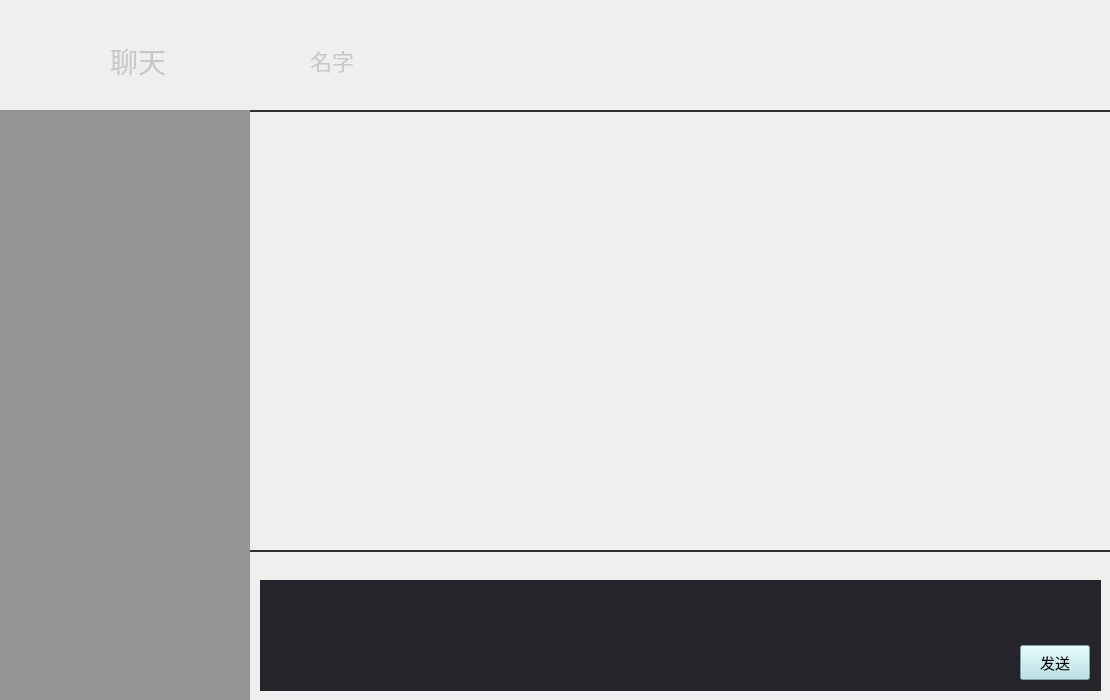
<?xml version="1.0" encoding="UTF-8"?>
<ui version="4.0">
 <class>chatWidget</class>
 <widget class="QWidget" name="chatWidget">
  <property name="geometry">
   <rect>
    <x>0</x>
    <y>0</y>
    <width>1110</width>
    <height>700</height>
   </rect>
  </property>
  <property name="windowTitle">
   <string>Form</string>
  </property>
  <property name="styleSheet">
   <string notr="true">#nameText, #userName
{
	font-size:28px;
	color: rgba(200, 200, 200, 1);
}
#userName
{
	font-size:22px;
}
#infoText
{
	font-size:15px;
	color: rgba(200, 200, 200, 1);
}</string>
  </property>
  <widget class="QWidget" name="mainWidget" native="true">
   <property name="geometry">
    <rect>
     <x>0</x>
     <y>0</y>
     <width>1110</width>
     <height>700</height>
    </rect>
   </property>
   <property name="styleSheet">
    <string notr="true">QLabel
{
	background-color:rgba(0,0,0,0);
}
#sendButton
{
	background-color: rgb(176, 224, 230);
	font-size:15px;
}</string>
   </property>
   <widget class="QWidget" name="infoWidget" native="true">
    <property name="geometry">
     <rect>
      <x>110</x>
      <y>20</y>
      <width>141</width>
      <height>81</height>
     </rect>
    </property>
    <layout class="QVBoxLayout" name="verticalLayout">
     <property name="spacing">
      <number>0</number>
     </property>
     <property name="leftMargin">
      <number>0</number>
     </property>
     <property name="topMargin">
      <number>0</number>
     </property>
     <property name="rightMargin">
      <number>0</number>
     </property>
     <property name="bottomMargin">
      <number>0</number>
     </property>
     <item>
      <layout class="QVBoxLayout" name="verticalLayout_3">
       <item>
        <widget class="QLabel" name="nameText">
         <property name="sizePolicy">
          <sizepolicy hsizetype="Preferred" vsizetype="Preferred">
           <horstretch>0</horstretch>
           <verstretch>0</verstretch>
          </sizepolicy>
         </property>
         <property name="text">
          <string>聊天</string>
         </property>
        </widget>
       </item>
      </layout>
     </item>
    </layout>
   </widget>
   <widget class="QScrollArea" name="chatList">
    <property name="geometry">
     <rect>
      <x>0</x>
      <y>110</y>
      <width>250</width>
      <height>590</height>
     </rect>
    </property>
    <property name="styleSheet">
     <string notr="true">QWidget
{
	border-radius: 0px;
	background-color: rgb(150,150,150);
}
QPushButton
{
	border: none;
	font-size: 20px;
	color: rgb(255,255,255);
	text-align:left;
	padding-left:18px;
}
QPushButton:pressed
{
	background: rgb(160,160,160);
}
QScrollBar:vertical
{
	width: 8px;
	background:rgb(130,130,130);
	padding:0px;
	border-radius: 4px;
}
QScrollBar::handle:vertical
{
	background:rgb(180,180,180);
	border-radius: 4px;
}
QScrollBar::handle:vertical:hover
{
	background: rgb(160,160,160);
}
QScrollBar::handle:vertical:pressed
{
	background: rgb(150,150,150);
}
QScrollBar::add-page:vertical
{
	background:none;
}
QScrollBar::sub-page:vertical
{
	background:none;
}
QScrollBar::add-line:vertical
{
	background:none;
}
QScrollBar::sub-line:vertical
{
	background: none;
}</string>
    </property>
    <property name="horizontalScrollBarPolicy">
     <enum>Qt::ScrollBarPolicy::ScrollBarAlwaysOff</enum>
    </property>
    <property name="sizeAdjustPolicy">
     <enum>QAbstractScrollArea::SizeAdjustPolicy::AdjustToContents</enum>
    </property>
    <property name="widgetResizable">
     <bool>true</bool>
    </property>
    <property name="alignment">
     <set>Qt::AlignmentFlag::AlignCenter</set>
    </property>
    <widget class="QWidget" name="scrollAreaWidgetContents">
     <property name="geometry">
      <rect>
       <x>0</x>
       <y>0</y>
       <width>250</width>
       <height>590</height>
      </rect>
     </property>
    </widget>
   </widget>
   <widget class="QScrollArea" name="messageList">
    <property name="geometry">
     <rect>
      <x>250</x>
      <y>112</y>
      <width>860</width>
      <height>438</height>
     </rect>
    </property>
    <property name="styleSheet">
     <string notr="true">QWidget
{
	border-radius: 0px;
	background: rgba(0,0,0,0);
}
QLabel
{
	background-color:rgb(100,100,100);
	border-radius:10px;
	font-size:14px;
	padding:10px;
	color: rgb(255,255,255);
}
QScrollBar:vertical
{
	width: 8px;
	background:rgb(130,130,130);
	padding:0px;
	border-radius: 4px;
}
QScrollBar::handle:vertical
{
	background:rgb(180,180,180);
	border-radius: 4px;
}
QScrollBar::handle:vertical:hover
{
	background: rgb(160,160,160);
}
QScrollBar::handle:vertical:pressed
{
	background: rgb(150,150,150);
}
QScrollBar::add-page:vertical
{
	background:none;
}
QScrollBar::sub-page:vertical
{
	background:none;
}
QScrollBar::add-line:vertical
{
	background:none;
}
QScrollBar::sub-line:vertical
{
	background: none;
}</string>
    </property>
    <property name="horizontalScrollBarPolicy">
     <enum>Qt::ScrollBarPolicy::ScrollBarAlwaysOff</enum>
    </property>
    <property name="sizeAdjustPolicy">
     <enum>QAbstractScrollArea::SizeAdjustPolicy::AdjustToContents</enum>
    </property>
    <property name="widgetResizable">
     <bool>true</bool>
    </property>
    <widget class="QWidget" name="scrollAreaWidgetContents_2">
     <property name="geometry">
      <rect>
       <x>0</x>
       <y>0</y>
       <width>860</width>
       <height>438</height>
      </rect>
     </property>
    </widget>
   </widget>
   <widget class="QWidget" name="nameWidget" native="true">
    <property name="geometry">
     <rect>
      <x>310</x>
      <y>20</y>
      <width>141</width>
      <height>81</height>
     </rect>
    </property>
    <layout class="QVBoxLayout" name="verticalLayout_5">
     <property name="spacing">
      <number>0</number>
     </property>
     <property name="leftMargin">
      <number>0</number>
     </property>
     <property name="topMargin">
      <number>0</number>
     </property>
     <property name="rightMargin">
      <number>0</number>
     </property>
     <property name="bottomMargin">
      <number>0</number>
     </property>
     <item>
      <layout class="QVBoxLayout" name="verticalLayout_6">
       <item>
        <widget class="QLabel" name="userName">
         <property name="sizePolicy">
          <sizepolicy hsizetype="Preferred" vsizetype="Preferred">
           <horstretch>0</horstretch>
           <verstretch>0</verstretch>
          </sizepolicy>
         </property>
         <property name="font">
          <font>
           <pointsize>-1</pointsize>
          </font>
         </property>
         <property name="text">
          <string>名字</string>
         </property>
        </widget>
       </item>
      </layout>
     </item>
    </layout>
   </widget>
   <widget class="QWidget" name="textWidget" native="true">
    <property name="geometry">
     <rect>
      <x>250</x>
      <y>550</y>
      <width>861</width>
      <height>151</height>
     </rect>
    </property>
    <property name="styleSheet">
     <string notr="true">QWidget
{
	border:none;
	border-radius: 0px;
}
QTextEdit
{
	color: rgb(255,255,255);
}
QScrollBar:vertical
{
	width: 8px;
	background:rgb(130,130,130);
	padding:0px;
	border-radius: 4px;
}
QScrollBar::handle:vertical
{
	background:rgb(180,180,180);
	border-radius: 4px;
}
QScrollBar::handle:vertical:hover
{
	background: rgb(160,160,160);
}
QScrollBar::handle:vertical:pressed
{
	background: rgb(150,150,150);
}
QScrollBar::add-page:vertical
{
	background:none;
}
QScrollBar::sub-page:vertical
{
	background:none;
}
QScrollBar::add-line:vertical
{
	background:none;
}
QScrollBar::sub-line:vertical
{
	background: none;
}
QPushButton
{
	border-radius: 10px;
	color:rgb(255,255,255);
}</string>
    </property>
    <widget class="QTextEdit" name="textEdit">
     <property name="geometry">
      <rect>
       <x>10</x>
       <y>30</y>
       <width>841</width>
       <height>111</height>
      </rect>
     </property>
     <property name="styleSheet">
      <string notr="true">QTextEdit
{
	background-color: rgb(36,36,42);
}
QMenu
{
	border-radius: 10px;
}</string>
     </property>
    </widget>
    <widget class="QPushButton" name="fileButton">
     <property name="geometry">
      <rect>
       <x>10</x>
       <y>3</y>
       <width>30</width>
       <height>30</height>
      </rect>
     </property>
     <property name="text">
      <string/>
     </property>
     <property name="icon">
      <iconset theme="QIcon::ThemeIcon::DocumentNew"/>
     </property>
     <property name="iconSize">
      <size>
       <width>20</width>
       <height>20</height>
      </size>
     </property>
     <property name="flat">
      <bool>false</bool>
     </property>
    </widget>
    <widget class="QPushButton" name="videoButton">
     <property name="geometry">
      <rect>
       <x>50</x>
       <y>3</y>
       <width>30</width>
       <height>30</height>
      </rect>
     </property>
     <property name="text">
      <string/>
     </property>
     <property name="icon">
      <iconset theme="QIcon::ThemeIcon::CameraVideo"/>
     </property>
     <property name="iconSize">
      <size>
       <width>20</width>
       <height>20</height>
      </size>
     </property>
     <property name="flat">
      <bool>false</bool>
     </property>
    </widget>
   </widget>
   <widget class="QPushButton" name="sendButton">
    <property name="geometry">
     <rect>
      <x>1020</x>
      <y>645</y>
      <width>70</width>
      <height>35</height>
     </rect>
    </property>
    <property name="styleSheet">
     <string notr="true"/>
    </property>
    <property name="text">
     <string>发送</string>
    </property>
   </widget>
   <widget class="QWidget" name="widget" native="true">
    <property name="geometry">
     <rect>
      <x>250</x>
      <y>550</y>
      <width>861</width>
      <height>2</height>
     </rect>
    </property>
    <property name="styleSheet">
     <string notr="true">QWidget
{
	background-color: rgb(50,50,50);
	border:none;
	border-radius: 0px;
}</string>
    </property>
   </widget>
   <widget class="QWidget" name="widget_2" native="true">
    <property name="geometry">
     <rect>
      <x>250</x>
      <y>110</y>
      <width>861</width>
      <height>2</height>
     </rect>
    </property>
    <property name="styleSheet">
     <string notr="true">QWidget
{
	background-color: rgb(50,50,50);
	border:none;
	border-radius: 0px;
}</string>
    </property>
   </widget>
  </widget>
 </widget>
 <resources/>
 <connections/>
</ui>
